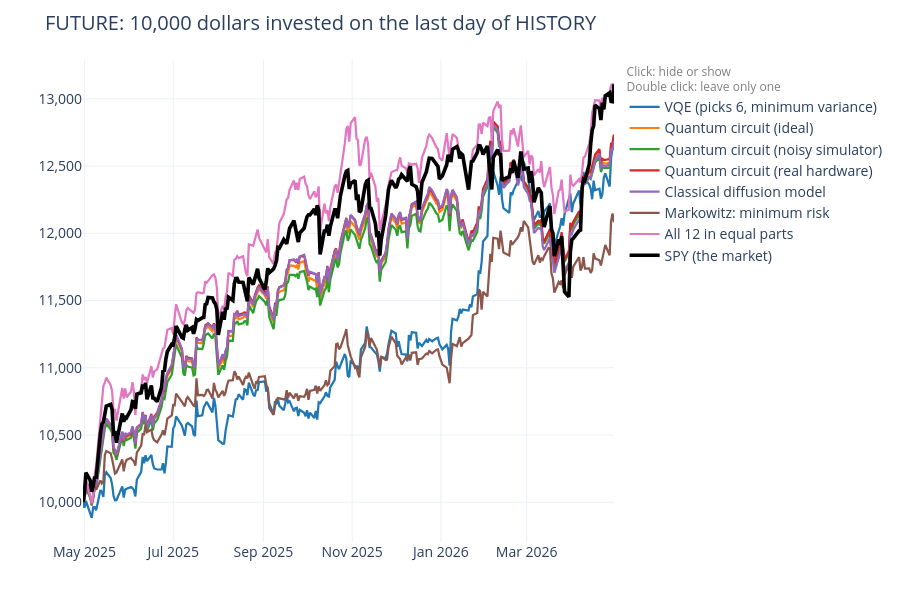

Notebook cell for this chart:
### Markdown cell above
**What the table shows.**

- The circuit and the control allocate similarly: a lot in Coca-Cola, JPMorgan and PepsiCo, little in Tesla and Nvidia. The difference is in the middle of the ordering: the circuit trusts Bank of America and Apple more; historical volatility, Exxon and Microsoft.
- Markowitz concentrates: 44% in Coca-Cola and four assets at zero. That is what an optimizer does with the correlations in hand.
- VQE is the only one that cuts: it picks 6 and leaves the rest at zero, because its problem is a yes-or-no one.
- No weight of the circuit comes from a decision of ours: there is no number of assets, cap or optimizer.

### Code cell
buy_price = prices.loc[:HISTORY[1]].iloc[-1]                       # we buy at the close of the last day of HISTORY
future_prices = prices.loc[FUTURE[0]:FUTURE[1]]

def evaluate(weights, columns=TICKERS):
    """Buy and hold. Returns the growth of 1 dollar and two measures."""
    value = (future_prices[columns] / buy_price[columns]) @ np.asarray(weights)
    value = pd.concat([pd.Series([1.0], index=[buy_price.name]), value])
    daily = value.pct_change().dropna()
    return value, {"return": value.iloc[-1] - 1, "annual volatility": daily.std() * np.sqrt(252)}

portfolios = {"VQE (picks 6, minimum variance)": w_vqe,
              "Quantum circuit (ideal)": w_quantum,
              "Quantum circuit (noisy simulator)": portfolio_from_risk_index(noisy_index)}
if hw_index is not None:
    portfolios["Quantum circuit (real hardware)"] = portfolio_from_risk_index(hw_index)
portfolios.update({"Classical diffusion model": w_classical, "Markowitz: minimum risk": w_min_risk,
                   "All 12 in equal parts": np.full(n, 1 / n)})

curves, rows = {}, {}
for portfolio_name, weights in portfolios.items():
    curves[portfolio_name], rows[portfolio_name] = evaluate(weights)
curves["SPY (the market)"], rows["SPY (the market)"] = evaluate([1.0], [BENCHMARK])

final_table = pd.DataFrame(rows).T
fig, ax = plt.subplots(figsize=(11, 5))
for portfolio_name, curve in curves.items():
    is_market = portfolio_name.startswith("SPY")
    ax.plot(curve * 10_000, lw=2.6 if is_market else 1.6, color="black" if is_market else None, label=portfolio_name)
ax.set_title("FUTURE: 10,000 dollars invested on the last day of HISTORY"); ax.legend(fontsize=9)
ax.yaxis.set_major_formatter(lambda v, _: f"{v:,.0f}")                             # 12500 is written 12,500
interactive_figure(fig)
final_table.sort_values("annual volatility").style.format("{:+.2%}", subset=["return"]).format("{:.2%}", subset=["annual volatility"])

### Figure 1 — Plotly figure (JSON) as saved in the notebook; plotly's stock layout.template omitted (floating-point values rounded to 4 significant figures; data arrays with more than 128 entries replaced by an {"elided": "..."} marker saying what was removed)
{"data": [{"line": {"color": "#1f77b4", "width": 2.24}, "mode": "lines", "name": "VQE (picks 6, minimum variance)", "type": "scatter", "x": {"elided": "252 float values"}, "y": {"elided": "252 float values"}}, {"line": {"color": "#ff7f0e", "width": 2.24}, "mode": "lines", "name": "Quantum circuit (ideal)", "type": "scatter", "x": {"elided": "252 float values"}, "y": {"elided": "252 float values"}}, {"line": {"color": "#2ca02c", "width": 2.24}, "mode": "lines", "name": "Quantum circuit (noisy simulator)", "type": "scatter", "x": {"elided": "252 float values"}, "y": {"elided": "252 float values"}}, {"line": {"color": "#d62728", "width": 2.24}, "mode": "lines", "name": "Quantum circuit (real hardware)", "type": "scatter", "x": {"elided": "252 float values"}, "y": {"elided": "252 float values"}}, {"line": {"color": "#9467bd", "width": 2.24}, "mode": "lines", "name": "Classical diffusion model", "type": "scatter", "x": {"elided": "252 float values"}, "y": {"elided": "252 float values"}}, {"line": {"color": "#8c564b", "width": 2.24}, "mode": "lines", "name": "Markowitz: minimum risk", "type": "scatter", "x": {"elided": "252 float values"}, "y": {"elided": "252 float values"}}, {"line": {"color": "#e377c2", "width": 2.24}, "mode": "lines", "name": "All 12 in equal parts", "type": "scatter", "x": {"elided": "252 float values"}, "y": {"elided": "252 float values"}}, {"line": {"color": "#000000", "width": 3.64}, "mode": "lines", "name": "SPY (the market)", "type": "scatter", "x": {"elided": "252 float values"}, "y": {"elided": "252 float values"}}], "layout": {"font": {"size": 14}, "height": 600, "hoverlabel": {"namelength": -1}, "hovermode": "x unified", "legend": {"groupclick": "toggleitem", "title": {"font": {"color": "gray", "size": 12}, "text": "Click: hide or show<br>Double click: leave only one"}, "tracegroupgap": 4}, "margin": {"b": 40, "l": 60, "r": 20, "t": 60}, "separators": ".,", "title": {"text": "FUTURE: 10,000 dollars invested on the last day of HISTORY"}, "xaxis": {"hoverformat": "%b %d, %Y", "tickformatstops": [{"dtickrange": [null, "M1"], "value": "%b %d, %Y"}, {"dtickrange": ["M1", null], "value": "%b %Y"}], "title": {"text": ""}, "type": "date"}, "yaxis": {"hoverformat": ",.0f", "tickformat": ",.0f", "title": {"text": ""}, "type": "linear"}}}
